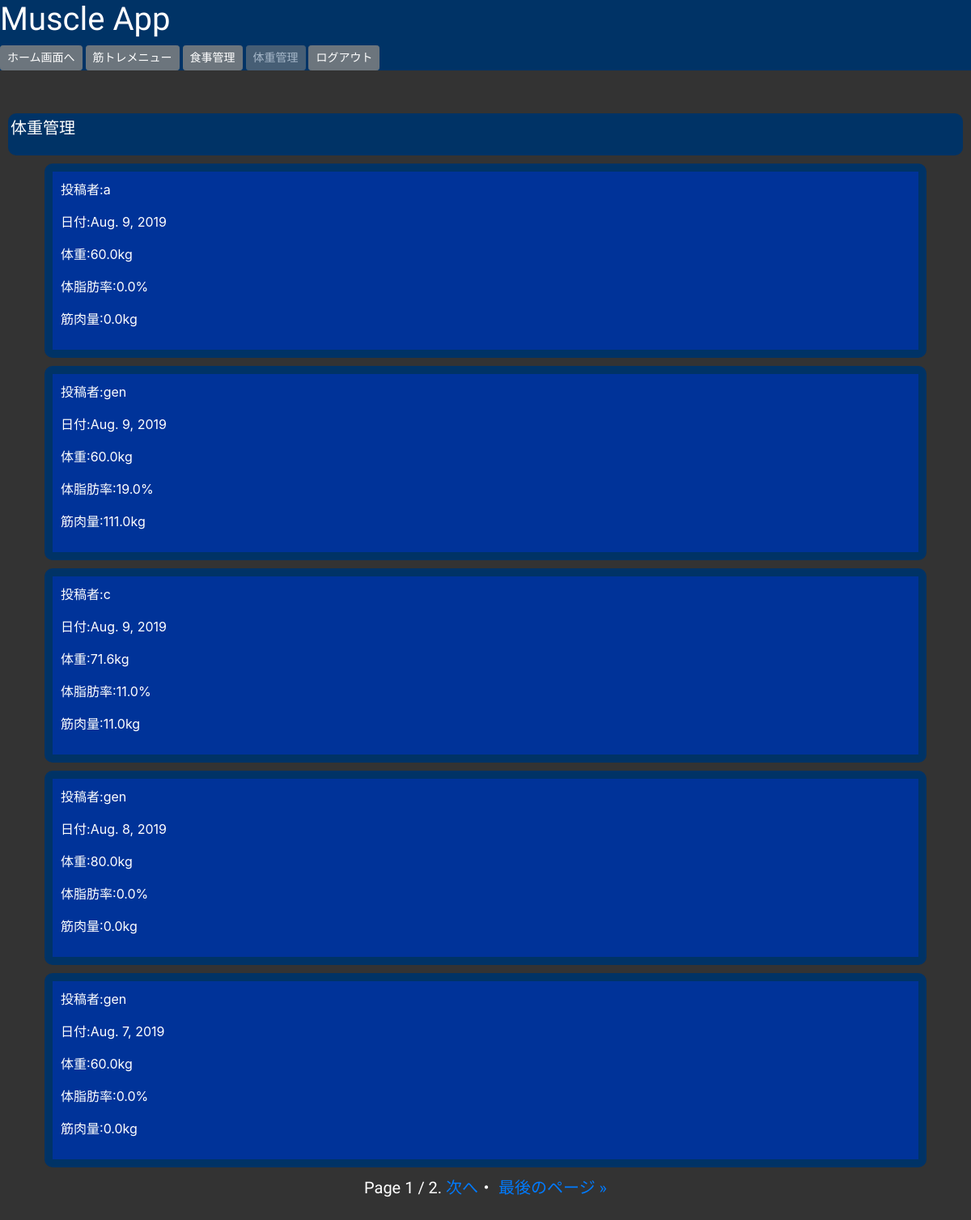
Page /timeline/body/ (signed in) on the earlier database version.
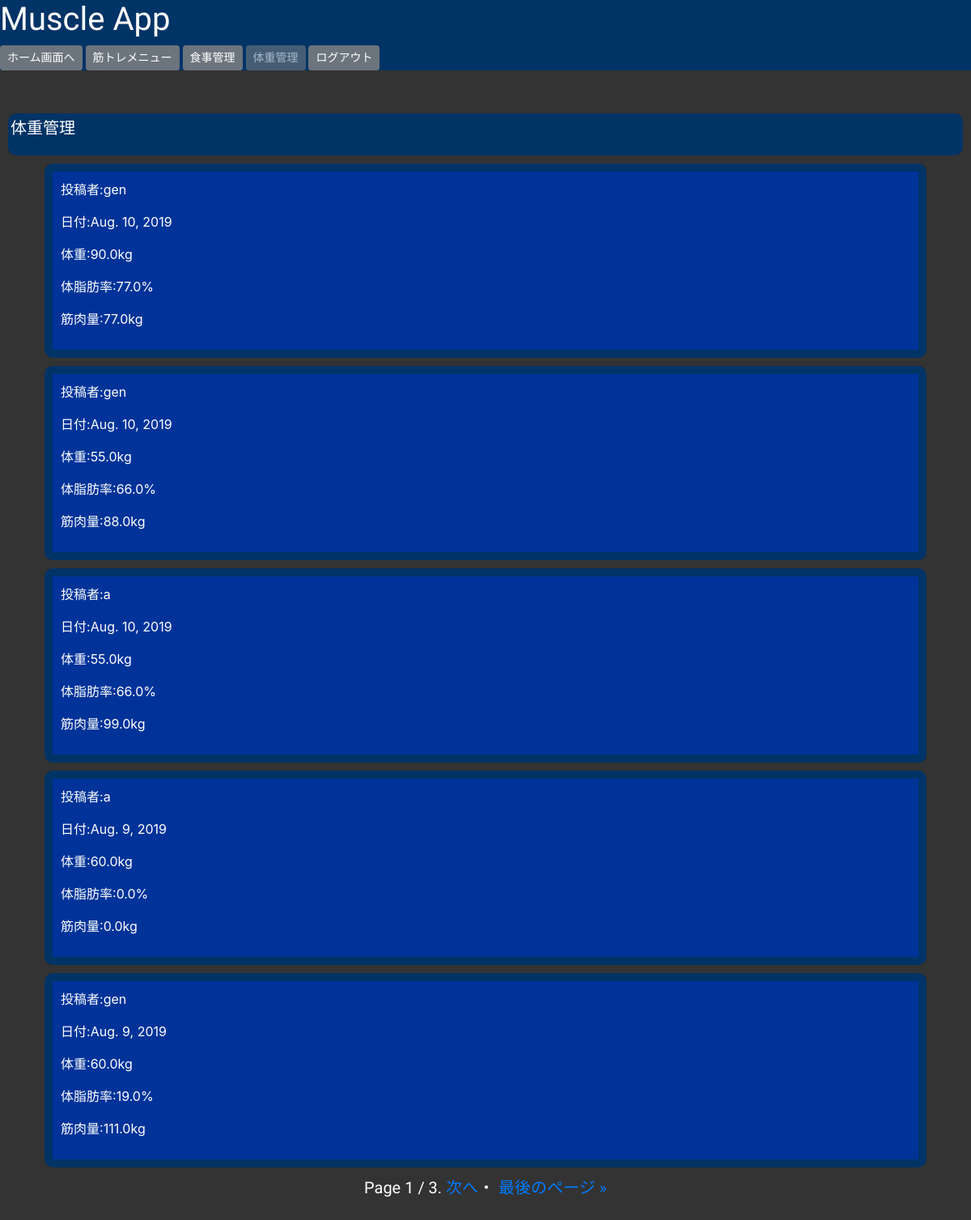
Same page on the later database version.
### muscleapp/models.py (models this page shows)
class BodyModel(models.Model):
    weight = models.FloatField()
    percent_body_fat = models.FloatField(default=0)
    muscle_mass = models.FloatField(default=0)
    date = models.DateField(default=localdate())
    maintenance_calorie = models.FloatField(default=0)
    cutting_calorie = models.FloatField(default=0)
    increasing_calorie = models.FloatField(default=0)
    author = models.CharField(max_length=100)

### muscleapp/views.py (the view)
# urls.py: path('timeline/body/', timeline_bodyfunc, name='timeline_body'),
@login_required
def timeline_bodyfunc(request):
    body = BodyModel.objects.order_by('-date').all()
    paginator = Paginator(body, 5)
    page = request.GET.get('page')
    body_data = paginator.get_page(page)
    return render(request, 'timeline_body.html', {'body_data': body_data})

### templates/timeline_body.html (shortened to what this page needs)
{% extends 'base_afterlogin.html' %}
{% block customcss %}
{% load static %}
<link rel="stylesheet" type="text/css" href="{% static 'timeline.css' %}">
{% endblock customcss %}
{% block header %}
<h1>Muscle App</h1>
    <a href="{% url 'home' %}" class="btn btn-secondary btn-sm">ホーム画面へ</a>
    <a href="{% url 'timeline_workout' %}" class="btn btn-secondary btn-sm">筋トレメニュー</a>
    <a href="{% url 'timeline_diet' %}" class="btn btn-secondary btn-sm">食事管理</a>
    <a href="{% url 'timeline_body' %}" class="btn btn-secondary disabled btn-sm">体重管理</a>
{% endblock header %}
{% block content %}
<div class="menu">
    <p>体重管理</p>
</div>
{% for item in body_data %}
<div class="container">
<div class="info">
    <p>投稿者:{{ item.author }}</p>
    <p>日付:{{ item.date }}</p>
    <p>体重:{{ item.weight }}kg</p>
    <p>体脂肪率:{{ item.percent_body_fat }}%</p>
    <p>筋肉量:{{ item.muscle_mass }}kg</p>
</div>
</div>
{% endfor %}
{% endblock content %}
{% block paginator %}
<span class="step-links">
        <span class="current">
            Page {{ body_data.number }} / {{ body_data.paginator.num_pages }}.
        </span>
        {% if body_data.has_next %}
            <a href="?page={{ body_data.next_page_number }}">次へ</a>・
            <a href="?page={{ body_data.paginator.num_pages }}">最後のページ &raquo;</a>
        {% endif %}
</span>
{% endblock paginator %}

Differences in the rows shown:
no longer on this page (row unchanged): BodyModel: author "c", date "Aug. 9, 2019", weight "71.6", percent_body_fat "11.0", muscle_mass "11.0"
no longer on this page (row unchanged): BodyModel: author "gen", date "Aug. 8, 2019", weight "80.0", percent_body_fat "0.0", muscle_mass "0.0"
no longer on this page (row unchanged): BodyModel: author "gen", date "Aug. 7, 2019", weight "60.0", percent_body_fat "0.0", muscle_mass "0.0"
added BodyModel: author "gen", date "Aug. 10, 2019", weight "90.0", percent_body_fat "77.0", muscle_mass "77.0"
added BodyModel: author "gen", date "Aug. 10, 2019", weight "55.0", percent_body_fat "66.0", muscle_mass "88.0"
added BodyModel: author "a", date "Aug. 10, 2019", weight "55.0", percent_body_fat "66.0", muscle_mass "99.0"
Other differences:
{{ body_data.paginator.num_pages }}: "2" → "3"
